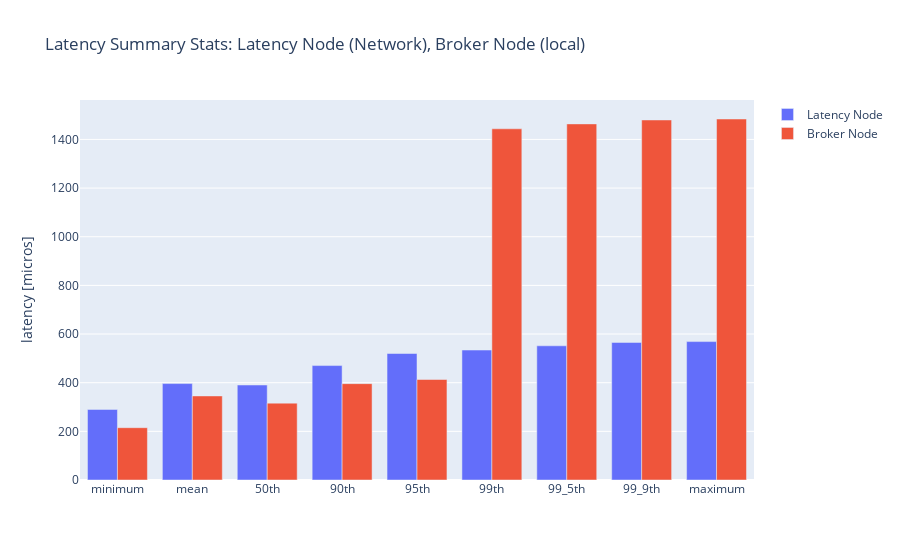

Here is the notebook cell this chart was saved with:
### Code cell
# Overview of Broker and Latency-Node Latencies
# To render both categories in one bar-plot it is best to use just standard Python data structures
# box_data is a dict with 'metrics':list(string): the metrics labels/names
#                         'latency-node':list(float) : the calculated metrics in the order of metric-labels
#                         'broker-node':list(float) : the calculated metrics in the order of metric-labels
#
bar_data = run_analytics.export_combined_all_distinct_latencies_metrics()

import plotly.graph_objects as go

title = "Latency Summary Stats: "
sep = ""
displayChart = False
if run.run_meta.getRuncSpecMonitorLatencyLatencyNodeIsIncluded():
    title += "Latency Node (Network)"
    sep = ", "
    displayChart = True
if run.run_meta.getRuncSpecMonitorLatencyBrokerNodeIsIncluded():
    title += sep + "Broker Node (local)"    
    displayChart = True

if displayChart:
    bar_fig = go.Figure(
        data =[
            go.Bar(
                name="Latency Node",
                x=bar_data['metrics'],
                y=bar_data['latency-node'],
                offsetgroup=0
            ),
            go.Bar(
                name="Broker Node",
                x=bar_data['metrics'],
                y=bar_data['broker-node'],
                offsetgroup=1
            )
        ],
        layout=go.Layout(
            title=title,
            yaxis_title="latency [micros]"
        )
    )
    bar_fig.show()
else:
    from IPython.display import Markdown, display
    md = f"""
### {title}
No latency monitors included.
    """
    display(Markdown(md))

### Figure 1 — Plotly figure (JSON) as saved in the notebook; plotly's stock layout.template omitted (floating-point values rounded to 4 significant figures)
{"data": [{"name": "Latency Node", "offsetgroup": "0", "type": "bar", "x": ["minimum", "mean", "50th", "90th", "95th", "99th", "99_5th", "99_9th", "maximum"], "y": [290, 396.4, 390.5, 470.4, 520, 534.2, 551.6, 565.5, 569]}, {"name": "Broker Node", "offsetgroup": "1", "type": "bar", "x": ["minimum", "mean", "50th", "90th", "95th", "99th", "99_5th", "99_9th", "maximum"], "y": [215, 345.6, 316, 396.1, 413.1, 1444.0, 1464.0, 1480.0, 1484]}], "layout": {"title": {"text": "Latency Summary Stats: Latency Node (Network), Broker Node (local)"}, "yaxis": {"title": {"text": "latency [micros]"}}}}
